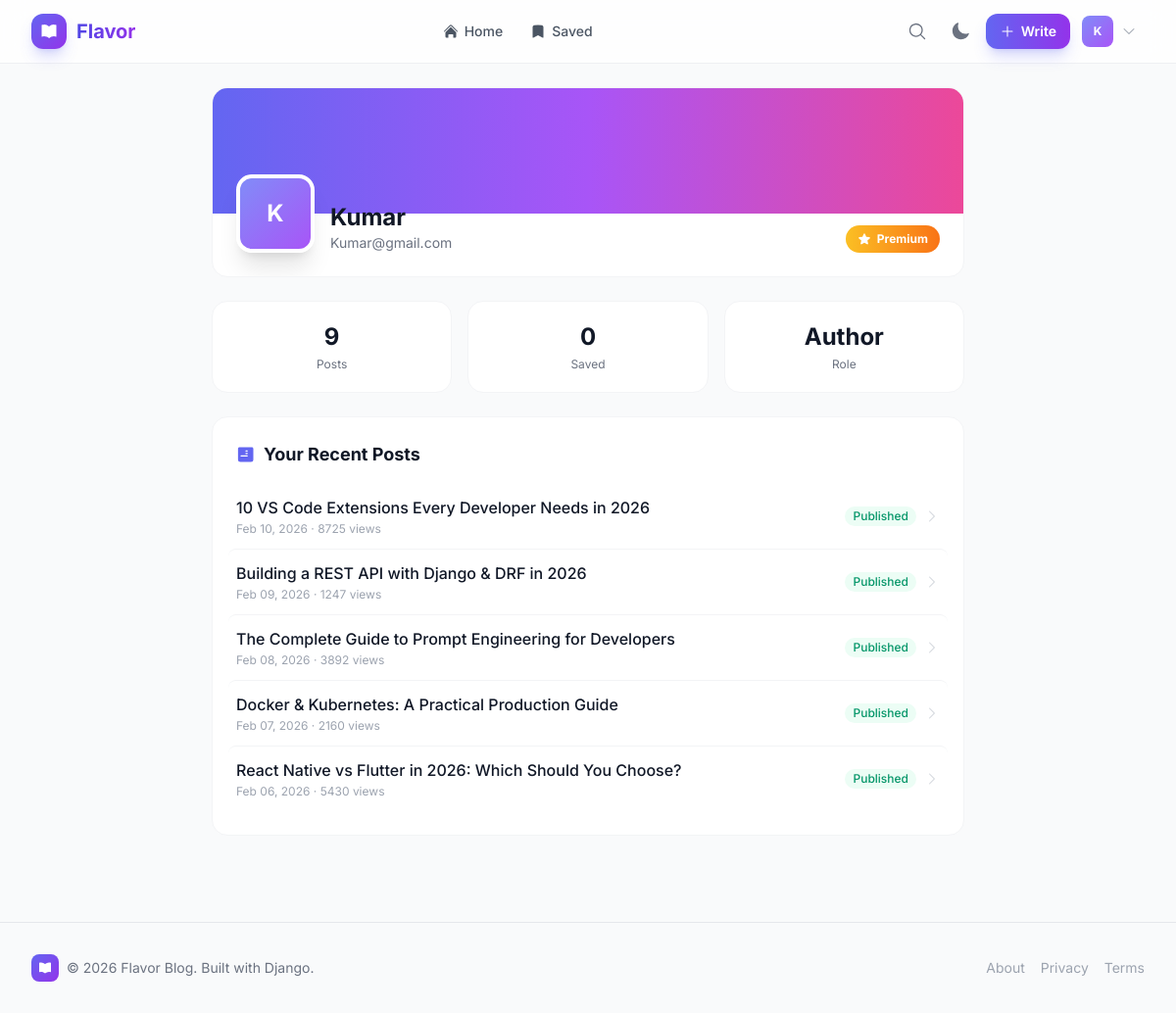
The page /profile/ (signed in) on the database as committed earlier.
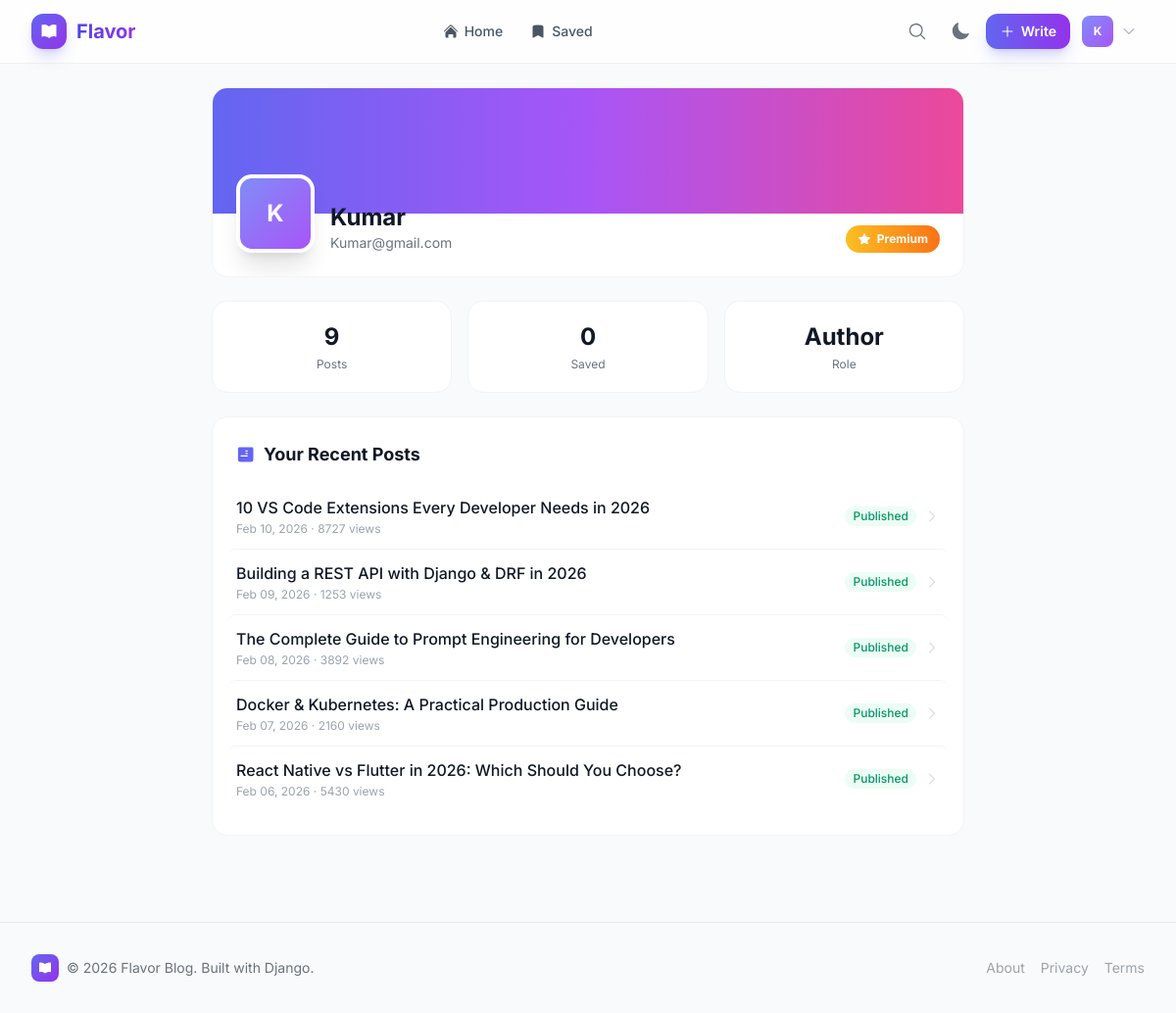
The same page on the database as committed later.
### blog/models.py (models this page shows, shortened)
class Post(models.Model):
    STATUS_CHOICES = (('draft', 'Draft'), ('published', 'Published'))
    ACCESS_LEVEL_CHOICES = (('free', 'Free'), ('premium', 'Premium'))
    title = models.CharField(max_length=255)
    slug = models.SlugField(max_length=255, unique_for_date='publish_date')
    excerpt = models.TextField(blank=True, help_text="Short summary shown on cards. Auto-generated if blank.")
    author = models.ForeignKey(settings.AUTH_USER_MODEL, on_delete=models.CASCADE, related_name='blog_posts')
    body = models.TextField()
    featured_image = models.ImageField(upload_to='post_images/', null=True, blank=True)
    category = models.ForeignKey(Category, on_delete=models.SET_NULL, null=True, related_name='posts')
    tags = TaggableManager(blank=True)
    publish_date = models.DateTimeField(default=timezone.now)
    created_date = models.DateTimeField(auto_now_add=True)
    updated_date = models.DateTimeField(auto_now=True)
    status = models.CharField(max_length=10, choices=STATUS_CHOICES, default='published')
    access_level = models.CharField(max_length=10, choices=ACCESS_LEVEL_CHOICES, default='free')
    view_count = models.PositiveIntegerField(default=0)
    class Meta:
        ordering = ('-publish_date',)
    def get_absolute_url(self):
        return reverse('post_detail', args=[self.slug])

### blog/views.py (the view)
# urls.py: path('profile/', login_required(views.ProfileView.as_view()), name='profile'),
class ProfileView(LoginRequiredMixin, DetailView):
    model = Profile
    template_name = 'blog/profile.html'
    def get_object(self, queryset=None):
        return get_object_or_404(Profile, user=self.request.user)
    def get_context_data(self, **kwargs):
        ctx = super().get_context_data(**kwargs)
        ctx['user_posts'] = Post.objects.filter(author=self.request.user, status='published')[:5]
        ctx['bookmark_count'] = Bookmark.objects.filter(user=self.request.user).count()
        ctx['post_count'] = Post.objects.filter(author=self.request.user).count()
        return ctx

### blog/templates/blog/profile.html (shortened to what this page needs)
{% extends 'base.html' %}
{% block content %}
<div class="max-w-3xl mx-auto">
  <div class="bg-white dark:bg-gray-900 rounded-2xl border border-gray-100 dark:border-gray-800 overflow-hidden mb-6">
    <div class="h-32 bg-gradient-to-r from-brand-500 via-purple-500 to-pink-500"></div>
    <div class="px-6 pb-6">
      <div class="flex flex-col sm:flex-row items-start sm:items-end gap-4 -mt-10">
        <div class="w-20 h-20 rounded-2xl bg-gradient-to-br from-brand-400 to-purple-500 flex items-center justify-center text-white text-2xl font-bold border-4 border-white dark:border-gray-900 shadow-xl">
          {{ user.username|make_list|first|upper }}
        </div>
        <div class="flex-1">
          <h1 class="text-2xl font-bold text-gray-900 dark:text-white">{{ user.get_full_name|default:user.username }}</h1>
          <p class="text-sm text-gray-500 dark:text-gray-400">{{ user.email }}</p>
        </div>
        {% if profile.is_subscribed %}
        <span class="inline-flex items-center gap-1.5 px-3 py-1.5 text-xs font-bold rounded-full bg-gradient-to-r from-amber-400 to-orange-500 text-white">
          Premium
        </span>
        {% endif %}
      </div>
    </div>
  </div>
  <div class="grid grid-cols-3 gap-4 mb-6">
    <div class="bg-white dark:bg-gray-900 rounded-2xl border border-gray-100 dark:border-gray-800 p-5 text-center">
      <p class="text-2xl font-bold text-gray-900 dark:text-white">{{ post_count }}</p>
      <p class="text-xs text-gray-500 dark:text-gray-400 mt-1">Posts</p>
    </div>
    <div class="bg-white dark:bg-gray-900 rounded-2xl border border-gray-100 dark:border-gray-800 p-5 text-center">
      <p class="text-2xl font-bold text-gray-900 dark:text-white">{{ bookmark_count }}</p>
      <p class="text-xs text-gray-500 dark:text-gray-400 mt-1">Saved</p>
    </div>
    <div class="bg-white dark:bg-gray-900 rounded-2xl border border-gray-100 dark:border-gray-800 p-5 text-center">
      <p class="text-2xl font-bold text-gray-900 dark:text-white">{{ user.role|title }}</p>
      <p class="text-xs text-gray-500 dark:text-gray-400 mt-1">Role</p>
    </div>
  </div>
  {% if user_posts %}
  <div class="bg-white dark:bg-gray-900 rounded-2xl border border-gray-100 dark:border-gray-800 p-6">
    <h2 class="flex items-center gap-2 text-lg font-bold text-gray-900 dark:text-white mb-4">
      Your Recent Posts
    </h2>
    <div class="divide-y divide-gray-100 dark:divide-gray-800">
      {% for post in user_posts %}
      <a href="{{ post.get_absolute_url }}" class="flex items-center justify-between py-3 hover:bg-gray-50 dark:hover:bg-gray-800 -mx-2 px-2 rounded-lg transition-all group">
        <div>
          <h3 class="font-medium text-gray-900 dark:text-white group-hover:text-brand-500 transition-colors">{{ post.title }}</h3>
          <p class="text-xs text-gray-400 mt-0.5">{{ post.publish_date|date:"M d, Y" }} &middot; {{ post.view_count }} views</p>
        </div>
        <div class="flex items-center gap-2">
          <span class="text-xs font-medium px-2 py-0.5 rounded-full {% if post.status == 'published' %}bg-emerald-50 text-emerald-600 dark:bg-emerald-900/30 dark:text-emerald-400{% else %}bg-gray-100 text-gray-500 dark:bg-gray-800 dark:text-gray-400{% endif %}">{{ post.status|title }}</span>
          <svg class="w-4 h-4 text-gray-300" fill="currentColor" viewBox="0 0 24 24"><path fill-rule="evenodd" d="M16.28 11.47a.75.75 0 010 1.06l-7.5 7.5a.75.75 0 01-1.06-1.06L14.69 12 7.72 5.03a.75.75 0 011.06-1.06l7.5 7.5z" clip-rule="evenodd"/></svg>
        </div>
      </a>
      {% endfor %}
    </div>
  </div>
  {% endif %}
</div>
{% endblock %}

Rows that differ between the two databases and show on the page:
changed Post "10 VS Code Extensions Every Developer Needs in 2026": view_count "8725" → "8727"
changed Post "Building a REST API with Django & DRF in 2026": view_count "1247" → "1253"
